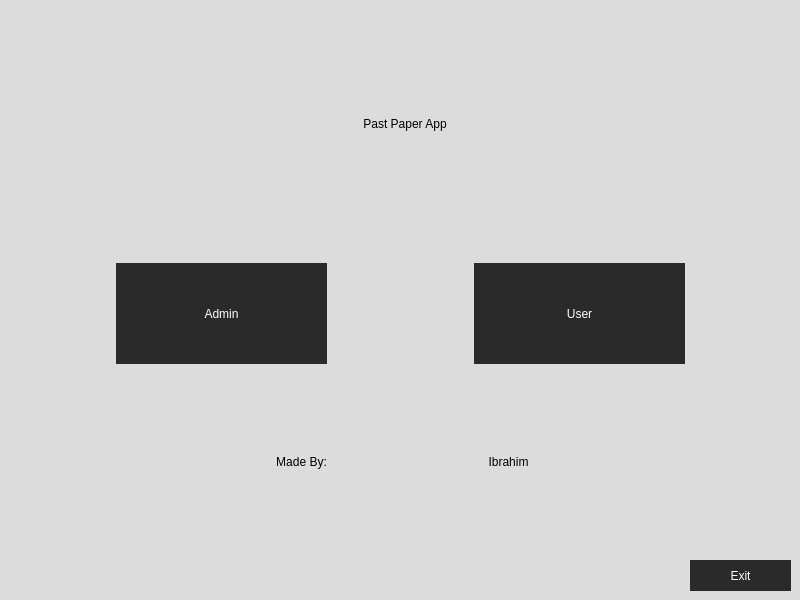
<?xml version="1.0" encoding="UTF-8"?>
<ui version="4.0">
 <class>Selection</class>
 <widget class="QMainWindow" name="Selection">
  <property name="geometry">
   <rect>
    <x>0</x>
    <y>0</y>
    <width>800</width>
    <height>600</height>
   </rect>
  </property>
  <property name="windowTitle">
   <string>Selection</string>
  </property>
  <property name="styleSheet">
   <string notr="true">background-color:rgb(220, 220, 220)</string>
  </property>
  <widget class="QWidget" name="centralwidget">
   <property name="minimumSize">
    <size>
     <width>800</width>
     <height>600</height>
    </size>
   </property>
   <layout class="QVBoxLayout" name="verticalLayout">
    <item>
     <spacer name="verticalSpacer_3">
      <property name="orientation">
       <enum>Qt::Orientation::Vertical</enum>
      </property>
      <property name="sizeHint" stdset="0">
       <size>
        <width>20</width>
        <height>59</height>
       </size>
      </property>
     </spacer>
    </item>
    <item>
     <layout class="QHBoxLayout" name="horizontalLayout">
      <item>
       <spacer name="horizontalSpacer">
        <property name="orientation">
         <enum>Qt::Orientation::Horizontal</enum>
        </property>
        <property name="sizeHint" stdset="0">
         <size>
          <width>78</width>
          <height>20</height>
         </size>
        </property>
       </spacer>
      </item>
      <item>
       <widget class="QPushButton" name="Ttile">
        <property name="enabled">
         <bool>true</bool>
        </property>
        <property name="minimumSize">
         <size>
          <width>648</width>
          <height>106</height>
         </size>
        </property>
        <property name="styleSheet">
         <string notr="true">QPushButton
{
	color:BLACK;
	background-color:rgb(220, 220, 220);
	border:none;
	font: 700 72pt &quot;Britannic&quot;;
}

QPushButton:hover
{
	color:WHITE;
	background-color:rgb(220, 220, 220);
	border:none;
	font: 700 72pt &quot;Britannic&quot;;
}</string>
        </property>
        <property name="text">
         <string>Past Paper App</string>
        </property>
       </widget>
      </item>
      <item>
       <spacer name="horizontalSpacer_2">
        <property name="orientation">
         <enum>Qt::Orientation::Horizontal</enum>
        </property>
        <property name="sizeHint" stdset="0">
         <size>
          <width>68</width>
          <height>20</height>
         </size>
        </property>
       </spacer>
      </item>
     </layout>
    </item>
    <item>
     <spacer name="verticalSpacer">
      <property name="orientation">
       <enum>Qt::Orientation::Vertical</enum>
      </property>
      <property name="sizeHint" stdset="0">
       <size>
        <width>20</width>
        <height>80</height>
       </size>
      </property>
     </spacer>
    </item>
    <item>
     <layout class="QGridLayout" name="gridLayout">
      <item row="0" column="4">
       <spacer name="horizontalSpacer_5">
        <property name="orientation">
         <enum>Qt::Orientation::Horizontal</enum>
        </property>
        <property name="sizeHint" stdset="0">
         <size>
          <width>92</width>
          <height>17</height>
         </size>
        </property>
       </spacer>
      </item>
      <item row="0" column="2">
       <spacer name="horizontalSpacer_6">
        <property name="orientation">
         <enum>Qt::Orientation::Horizontal</enum>
        </property>
        <property name="sizeHint" stdset="0">
         <size>
          <width>141</width>
          <height>17</height>
         </size>
        </property>
       </spacer>
      </item>
      <item row="0" column="3">
       <widget class="QPushButton" name="User_Button">
        <property name="minimumSize">
         <size>
          <width>211</width>
          <height>101</height>
         </size>
        </property>
        <property name="styleSheet">
         <string notr="true">QPushButton
{
	color:WHITE;
	background-color:rgb(42, 42, 42);
	border:none;
	font: 700 40pt &quot;Simple Jut Out&quot;;
}

QPushButton:hover
{
	color:WHITE;
	background-color:rgb(55, 55, 55);
	border:none;
	font: 700 40pt &quot;Simple Jut Out&quot;;
}

QPushButton:pressed
{
	color:WHITE;
	background-color:rgb(42, 42, 42);
	border:none;
	font: 700 40pt &quot;Simple Jut Out&quot;;
}</string>
        </property>
        <property name="text">
         <string>User</string>
        </property>
       </widget>
      </item>
      <item row="0" column="0">
       <spacer name="horizontalSpacer_3">
        <property name="orientation">
         <enum>Qt::Orientation::Horizontal</enum>
        </property>
        <property name="sizeHint" stdset="0">
         <size>
          <width>92</width>
          <height>17</height>
         </size>
        </property>
       </spacer>
      </item>
      <item row="0" column="1">
       <widget class="QPushButton" name="Admin_Button">
        <property name="minimumSize">
         <size>
          <width>211</width>
          <height>101</height>
         </size>
        </property>
        <property name="styleSheet">
         <string notr="true">QPushButton
{
	color:WHITE;
	background-color:rgb(42, 42, 42);
	border:none;
	font: 700 40pt &quot;Simple Jut Out&quot;;
}

QPushButton:hover
{
	color:WHITE;
	background-color:rgb(55, 55, 55);
	border:none;
	font: 700 40pt &quot;Simple Jut Out&quot;;
}

QPushButton:pressed
{
	color:WHITE;
	background-color:rgb(42, 42, 42);
	border:none;
	font: 700 40pt &quot;Simple Jut Out&quot;;
}</string>
        </property>
        <property name="text">
         <string>Admin</string>
        </property>
       </widget>
      </item>
     </layout>
    </item>
    <item>
     <spacer name="verticalSpacer_4">
      <property name="orientation">
       <enum>Qt::Orientation::Vertical</enum>
      </property>
      <property name="sizeHint" stdset="0">
       <size>
        <width>20</width>
        <height>44</height>
       </size>
      </property>
     </spacer>
    </item>
    <item>
     <layout class="QHBoxLayout" name="horizontalLayout_3">
      <item>
       <spacer name="horizontalSpacer_7">
        <property name="orientation">
         <enum>Qt::Orientation::Horizontal</enum>
        </property>
        <property name="sizeHint" stdset="0">
         <size>
          <width>68</width>
          <height>20</height>
         </size>
        </property>
       </spacer>
      </item>
      <item>
       <widget class="QPushButton" name="pushButton">
        <property name="minimumSize">
         <size>
          <width>211</width>
          <height>61</height>
         </size>
        </property>
        <property name="styleSheet">
         <string notr="true">QPushButton
{
	color:BLACK;
	background-color:rgb(220, 220, 220);
	border:none;
	font: 700 40pt &quot;Britannic&quot;;
}</string>
        </property>
        <property name="text">
         <string>Made By:</string>
        </property>
       </widget>
      </item>
      <item>
       <widget class="QPushButton" name="Ibrahim_Button">
        <property name="minimumSize">
         <size>
          <width>191</width>
          <height>61</height>
         </size>
        </property>
        <property name="styleSheet">
         <string notr="true">QPushButton
{
	color:BLACK;
	background-color:rgb(220, 220, 220);
	border:none;
	font: 700 40pt &quot;Britannic&quot;;
}

QPushButton:hover
{
	color:WHITE;
	background-color:rgb(220, 220, 220);
	border:none;
	font: 700 40pt &quot;Britannic&quot;;
}</string>
        </property>
        <property name="text">
         <string>Ibrahim</string>
        </property>
       </widget>
      </item>
      <item>
       <spacer name="horizontalSpacer_8">
        <property name="orientation">
         <enum>Qt::Orientation::Horizontal</enum>
        </property>
        <property name="sizeHint" stdset="0">
         <size>
          <width>68</width>
          <height>20</height>
         </size>
        </property>
       </spacer>
      </item>
     </layout>
    </item>
    <item>
     <spacer name="verticalSpacer_2">
      <property name="orientation">
       <enum>Qt::Orientation::Vertical</enum>
      </property>
      <property name="sizeHint" stdset="0">
       <size>
        <width>20</width>
        <height>44</height>
       </size>
      </property>
     </spacer>
    </item>
    <item>
     <layout class="QHBoxLayout" name="horizontalLayout_2">
      <item>
       <spacer name="horizontalSpacer_4">
        <property name="orientation">
         <enum>Qt::Orientation::Horizontal</enum>
        </property>
        <property name="sizeHint" stdset="0">
         <size>
          <width>668</width>
          <height>22</height>
         </size>
        </property>
       </spacer>
      </item>
      <item>
       <widget class="QPushButton" name="Exit">
        <property name="minimumSize">
         <size>
          <width>101</width>
          <height>31</height>
         </size>
        </property>
        <property name="styleSheet">
         <string notr="true">QPushButton
{
	color:WHITE;
	background-color:rgb(42, 42, 42);
	border:none;
	font: 700 15pt &quot;Simple Jut Out&quot;;
}

QPushButton:hover
{
	color:WHITE;
	background-color:rgb(55, 55, 55);
	border:none;
	font: 700 15pt &quot;Simple Jut Out&quot;;
}

QPushButton:pressed
{
	color:WHITE;
	background-color:rgb(42, 42, 42);
	border:none;
	font: 700 15pt &quot;Simple Jut Out&quot;;
}</string>
        </property>
        <property name="text">
         <string>Exit</string>
        </property>
       </widget>
      </item>
     </layout>
    </item>
   </layout>
  </widget>
 </widget>
 <resources/>
 <connections/>
 <slots>
  <slot>Admin_Button_Is_Clicked()</slot>
 </slots>
</ui>
